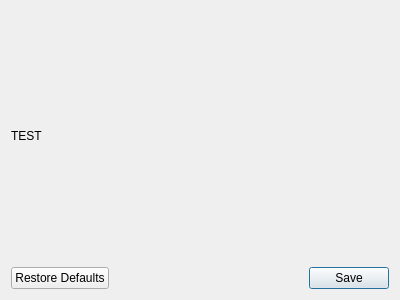
<?xml version="1.0" encoding="UTF-8"?>
<ui version="4.0">
 <class>Dialog</class>
 <widget class="QDialog" name="Dialog">
  <property name="geometry">
   <rect>
    <x>0</x>
    <y>0</y>
    <width>400</width>
    <height>300</height>
   </rect>
  </property>
  <property name="windowTitle">
   <string>Dialog</string>
  </property>
  <layout class="QGridLayout" name="gridLayout">
   <item row="1" column="0">
    <layout class="QGridLayout" name="gridLayout_2">
     <item row="0" column="0">
      <widget class="QLabel" name="label">
       <property name="text">
        <string>TEST</string>
       </property>
      </widget>
     </item>
    </layout>
   </item>
   <item row="2" column="0">
    <widget class="QDialogButtonBox" name="button_box_settings">
     <property name="orientation">
      <enum>Qt::Horizontal</enum>
     </property>
     <property name="standardButtons">
      <set>QDialogButtonBox::RestoreDefaults|QDialogButtonBox::Save</set>
     </property>
    </widget>
   </item>
  </layout>
 </widget>
 <resources/>
 <connections>
  <connection>
   <sender>button_box_settings</sender>
   <signal>accepted()</signal>
   <receiver>Dialog</receiver>
   <slot>accept()</slot>
   <hints>
    <hint type="sourcelabel">
     <x>248</x>
     <y>254</y>
    </hint>
    <hint type="destinationlabel">
     <x>157</x>
     <y>274</y>
    </hint>
   </hints>
  </connection>
  <connection>
   <sender>button_box_settings</sender>
   <signal>rejected()</signal>
   <receiver>Dialog</receiver>
   <slot>reject()</slot>
   <hints>
    <hint type="sourcelabel">
     <x>316</x>
     <y>260</y>
    </hint>
    <hint type="destinationlabel">
     <x>286</x>
     <y>274</y>
    </hint>
   </hints>
  </connection>
 </connections>
</ui>
